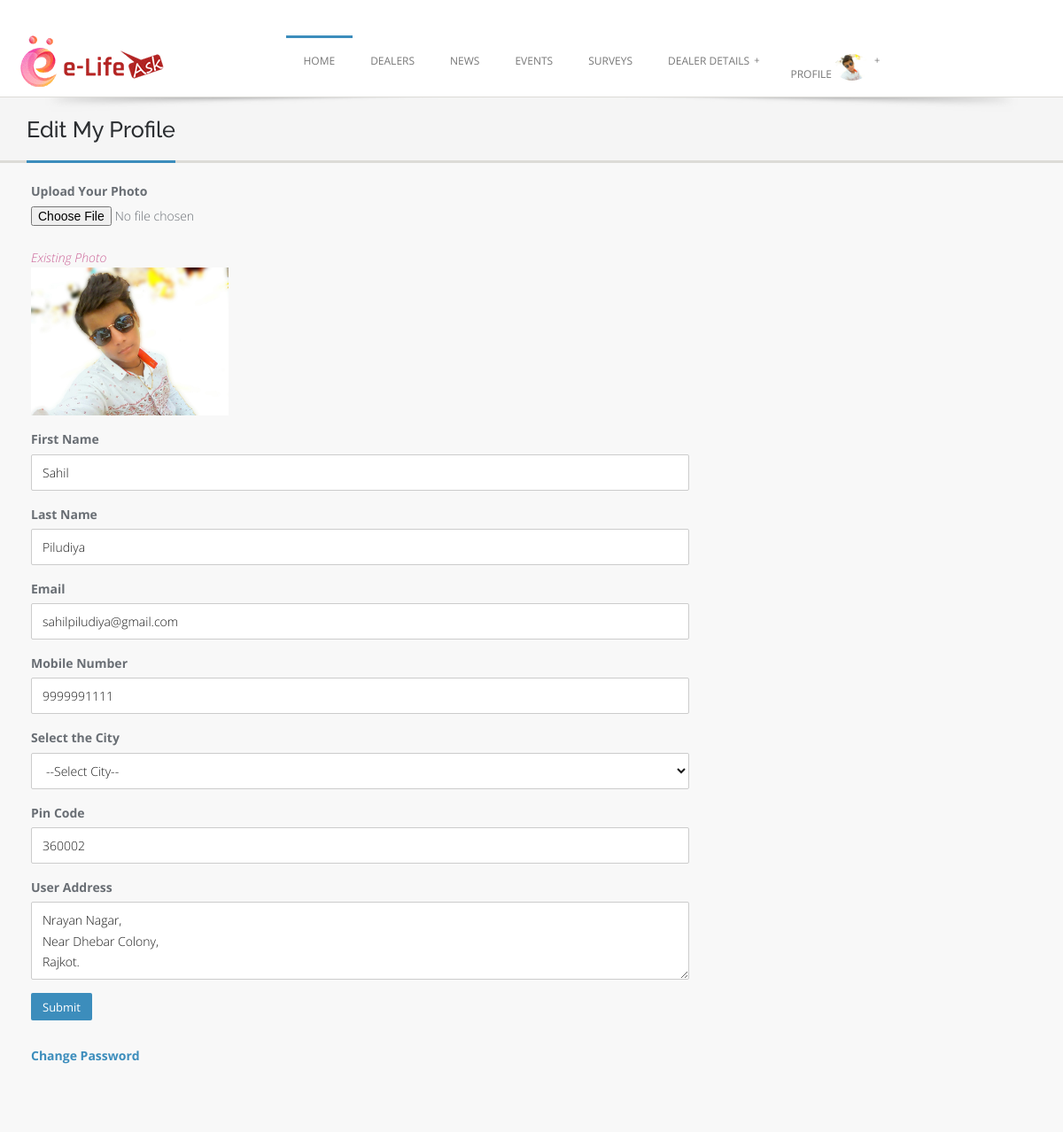
Screenshot of /User-Dealer/user_edit_profile.php (signed in) with the database file from the repository.
### tables this page shows
CREATE TABLE `tbl_user` (
  `user_id` int(11) NOT NULL,
  `user_first_name` varchar(25) NOT NULL,
  `user_last_name` varchar(25) NOT NULL,
  `user_email` varchar(30) NOT NULL,
  `user_password` varchar(15) NOT NULL,
  `user_mobile_no` varchar(13) NOT NULL,
  `city_id` int(11) DEFAULT NULL,
  `pin_code` varchar(10) NOT NULL,
  `user_address` varchar(200) DEFAULT NULL,
  `user_photo` varchar(500) DEFAULT NULL,
  `user_status` int(11) NOT NULL
);

### User-Dealer/user_edit_profile.php (the view, shortened to what this page needs)
<!doctype html>
<html class="no-js" lang="en">
	<head>
	<link rel="stylesheet" href="css/font-awesome.css">
	<link href="assets/css/bootstrap.css" rel="stylesheet">
	<link rel="stylesheet" href="style.css">
	<link rel="stylesheet" href="css/colors.css">
	<link rel="stylesheet" href="layerslider/css/layerslider.css" type="text/css">
  </head>
<body>
<?php
	include "header.php";
?>
	<section class="post-wrapper-top">
    	<div class="container">
            <div class="post-wrapper-top-shadow">
                <span class="s1"></span>
            </div>
            <div class="col-lg-6 col-md-6 col-sm-6 col-xs-12">
                <h2>Edit My Profile</h2>
            </div>
        </div>
	</section>
<?php
	$select = "select * from Tbl_user where user_id = '$_SESSION[user_id]'";
	$query_select = mysql_query($select);
	$row = mysql_fetch_array($query_select);
?>
        	<div class="content clearfix">
            	<div class="col-lg-8 col-md-8 col-sm-8 col-xs-12">
                	<form id="registerform" method="post" enctype="multipart/form-data">
                <div class="form-group">
                  <label for="exampleInputFile">Upload Your Photo</label>
                  <input type="file" id="exampleInputFile" name="file_user_photo"> <br/>
				 <i style="color:#CC6699">Existing Photo</i> <br>
				 <img src=" <?php echo $row['user_photo']; ?> " height="30%" width="30%">
				</div>
						<div class="form-group">
                  			<label>First Name</label>
							<input type="text" class="form-control" placeholder="Enter Your First Name"  name="txt_user_first_name" value="<?php echo $row['user_first_name']; ?>">
						</div>
						<div class="form-group">
                  			<label>Last Name</label>
							<input type="text" class="form-control" placeholder="Enter Your Last Name"  name="txt_user_last_name" value="<?php echo $row['user_last_name']; ?>">
						</div>
						<div class="form-group">
                  			<label>Email</label>
							<input type="text" class="form-control" placeholder="Enter Your Email"  name="txt_user_email" value="<?php echo $row['user_email']; ?>">
						</div>
						<div class="form-group">
                  			<label>Mobile Number</label>
							<input type="text" class="form-control" placeholder="Enter Your Mobile Number"  name="txt_user_mobile_no" value="<?php echo $row['user_mobile_no']; ?>">
						</div>
			   	 <div class="form-group">
                  <label>Select the City</label>
                  <select class="form-control" name="ddl_city_name">
                    <option>--Select City--</option>
			</select>
                </div>
						<div class="form-group">
                  			<label>Pin Code</label>
							<input type="text" class="form-control" placeholder="Enter Your Pin Code"  name="txt_pin_code" value="<?php echo $row['pin_code']; ?>">
						</div>
						<div class="form-group">
                  			<label>User Address</label>
                  <textarea class="form-control" rows="3" placeholder="Enter Your Address" name="txt_user_address"><?php echo $row['user_address']; ?></textarea>
				 		</div>
						<div class="form-group">
							<input type="submit" name="btn_submit" class="button" value="Submit">
						</div>
						<div class="form-group">
							<b><a href="user_change_password.php">Change Password</a></b>
						</div>
					</form>
				</div>
            </div>
	</body>
</html>

### User-Dealer/header.php (shortened to what this page needs)
<?php
		$select = "select * from Tbl_dealer where dealer_id = '$_SESSION[dealer_id]'";
		$query_select = mysql_query($select);
		$row = mysql_fetch_array($query_select);
		$select1 = "select * from Tbl_user where user_id = '$_SESSION[user_id]'";
		$query_select1 = mysql_query($select1);
		$row_user = mysql_fetch_array($query_select1);
?>
<header class="header">
    	<div class="container">
        	<div class="site-header clearfix">
                <div class="col-lg-3 col-md-3 col-sm-12 title-area pull-left">
                    <div style="margin-top:-5px" class="site-title" id="title">
                        <a href="../index.php" title="">
                            <img src="images/logo.gif" alt="">
                        </a>
                    </div>
                </div>
                <div class="col-lg-9 col-md-12 col-sm-12">
                   <div id="nav">
                        <div class="container clearfix">
                       <?php
					   if($_SESSION['dealer_id']!="")
					   {
					   	?>
						  <ul id="jetmenu" class="jetmenu blue">
                            <li class="active"><a href="dealer_index.php">Home</a>
                            </li>
						<?php
							if($_SESSION['business_type'] == "Product Marketing")
							{ ?>
								<li><a href="#">Product</a>
									<ul class="dropdown">
										<li><a href="dealer_add_product.php">Add Product</a></li>
										<li><a href="dealer_manage_product.php">Manage Product</a></li>
									</ul>
								</li>
						<?php }
							else if($_SESSION['business_type'] == "Service Provider")
							{ ?>
								<li><a href="#">Service</a>
									<ul class="dropdown">
										<li><a href="dealer_add_service.php">Add Service</a></li>
										<li><a href="dealer_manage_service.php">Manage Service</a></li>
									</ul>
								</li>
							<?php }
							else if($_SESSION['business_type'] == "Trust")
							{ ?>
								<li><a href="#">Trust</a>
									<ul class="dropdown">
										<li><a href="dealer_add_donation.php">Add Donation</a></li>
										<li><a href="dealer_manage_donation.php">Manage Donation</a></li>
									</ul>
								</li>
							<?php }
							else if($_SESSION['business_type'] == "Institute")
							{ ?>
								<li><a href="#">Institute</a>
									<ul class="dropdown">
										<li><a href="dealer_add_facility.php">Add Facility</a></li>
										<li><a href="dealer_manage_facility.php">Manage Facility</a></li>
									</ul>
								</li>
							<?php } ?>
							<li><a href="#">News</a>
                                <ul class="dropdown">
                                    <li><a href="dealer_add_news.php">Add News</a></li>
                                    <li><a href="dealer_manage_news.php">Manage News</a></li>
                                </ul>
                            </li>
                            <li><a href="#">Event</a>
                                <ul class="dropdown">
                                    <li><a href="dealer_add_event.php">Add Event</a></li>
                                    <li><a href="dealer_manage_event.php">Manage Event</a></li>
                                </ul>
                            </li>
                            <li><a href="#">Survey</a>
                                <ul class="dropdown">
                                    <li><a href="dealer_add_survey.php">Add Survey</a></li>
                                    <li><a href="dealer_manage_survey.php">Manage Survey</a></li>
                                </ul>
                            </li>
                            <li><a href="#">Follow</a>
                                <ul class="dropdown" >
                                    <li><a href="dealer_follower.php">Followers</a></li>
                                </ul>
                            </li>
                            <li><a href="#">Profile <img src="<?php echo $row['dealer_photo']; ?>" style="border-radius:50% 50% 50% 50%;width:40px;"></a>
                                <ul class="dropdown" >
                                    <li><a href="dealer_view_profile.php">View Profile</a></li>
                                    <li ><a href="dealer_edit_profile.php">Edit Profile</a></li>
		                            <li><a href="dealer_my_plan.php">Plan</a></li>
									<li><a href="logout.php">Logout</a></li>
                                </ul>
                            </li>
                        </ul>
						<?php
					   }
					   else if($_SESSION['user_id']!="")
					   {
					   ?>
									  <ul id="jetmenu" class="jetmenu blue">
                            <li class="active"><a href="user_index.php">Home</a>
                            </li>
                            <li><a href="user_profile_of_dealers.php">Dealers</a></li>
                            <li><a href="user_all_news.php">News</a>
                            </li>
                            <li><a href="user_all_events.php">Events</a>
                            </li>
                            <li><a href="user_all_survey.php">Surveys</a>
                            <li><a href="#">Dealer Details</a>
                            </li>
                            <li><a href="#">Profile <img src="<?php echo $row_user['user_photo']; ?>" style="border-radius:50% 50% 50% 50%;width:40px;"></a>
                            </li>
                        </ul>
					   <?php
					   }
					   ?>
                        </div>
                    </div>
                </div>
            </div>
    	</div>
    </header>

### User-Dealer/style.css (style rules this page uses)
* { margin: 0; padding: 0px; font-family: "Open Sans"; }
body { background: #f8f8f8; margin: 0; height: 100%; z-index: 1000; color: #696E74; }
html { overflow-x: hidden; overflow-y: auto; }
html, body { height: 100%; }
img { height: auto; max-width: 100%; }
*, *:after, *:before { -webkit-box-sizing: border-box; -moz-box-sizing: border-box; box-sizing: border-box; padding: 0; margin: 0; }
a { padding: 0; margin: 0; text-decoration: none; -webkit-transition: background-color .4s linear, color .4s linear; -moz-transition: background-color .4s linear, color .4s linear; -o-transition: background-color .4s linear, color .4s linear; -ms-transition: background-color .4s linear, color .4s linear; transition: background-color .4s linear, color .4s linear; }
a img { border: none; vertical-align: bottom; }
p, pre, ul, ol, dl, dd, blockquote, address, fieldset, form, { margin-bottom: 20px; }
a img { border: none; }
ul, ol, dl { margin-left: 30px; }
ul, ol, dl { margin-bottom: 1.25em; font-family: inherit; }
ul, ol { margin-left: 0; }
section::before, section::after { position: absolute; content: ''; pointer-post-wraps: none; }
.marketplace-top-shadow, .post-wrapper-top-shadow { width:100%; position:relative; z-index:1000; }
.marketplace-top-shadow .s1, .post-wrapper-top-shadow .s1 { background:url(images/shadow.png) center no-repeat; height:31px; margin:0 auto; bottom:-18px; width:100%; position:absolute; left:0; }
.post-wrapper-top { background-color: #F5F5F5; bottom: 0; left: 0; right: 0; top: 0; z-index: 0; border-bottom: 3px solid #DCDBD7; margin-bottom: 0; padding:0; position: relative; text-align: left; }
.post-wrapper-top h2 { border-bottom: 3px solid #fff; display: inline-block; font-weight:500; font-size:1.8em; padding: 0 0 20px; color:#2B2E31; position: relative; margin-bottom:-3px; }
.header { background:#ffffff; display:block; border-bottom:1px solid #DCDBD7; position:relative; z-index: 99; }
.site-header { padding:40px 0 0; }
.title-area { padding:0; display:block; position:relative; overflow:hidden; }
#nav { margin-top:0; }
button, .button { cursor: pointer; font-weight: normal; line-height: normal; margin: 0 0 1.25rem; position: relative; text-decoration: none; text-align: center; display: inline-block; -webkit-border-radius: 2px; border-radius: 2px; padding:0.5em 1em; font-size: 1.3rem; border-color: #696E74; color: white; -webkit-transition: background-color 300ms ease-out; -moz-transition: background-color 300ms ease-out; transition: background-color 300ms ease-out; -webkit-appearance: none; border: none; font-weight: normal !important; }
.content { padding:20px 20px 60px 20px; }
@media only screen and (min-width: 40.063em) { button, .button { display: inline-block; } }

### User-Dealer/css/jetmenu.css (style rules this page uses)
.jetmenu { width: 100%; padding:0; margin: 0; position: relative; list-style: none; background: #ffffff; }
.jetmenu li { display: inline-block; float: left; }
.jetmenu a { -o-transition: all .3s linear; -webkit-transition: all .3s linear; -moz-transition: all .3s linear; transition: all .3s linear; outline: none; z-index: 10; }
.jetmenu > li > a { border-top: 3px solid #FFFFFF; color: #777777; display: inline-block; font-size: 12px; font-weight:400; line-height: 1.273em; padding: 18px 20px; text-decoration: none; text-transform: uppercase; }
.jetmenu > li:hover > a, .jetmenu > li.active > a { color: #777777; }
.blue > li:hover > a, .blue > li.active > a { border-top:3px solid #7fc04c; color: #777777; }

### rows the page displays
tbl_user: user_photo (picture), txt_user_first_name "Sahil", txt_user_last_name "Piludiya", txt_user_email "sahilpiludiya@gmail.com", txt_user_mobile_no "9999991111", txt_pin_code "360002", txt_user_address "Nrayan Nagar, Near Dhebar Colony, Rajkot."
